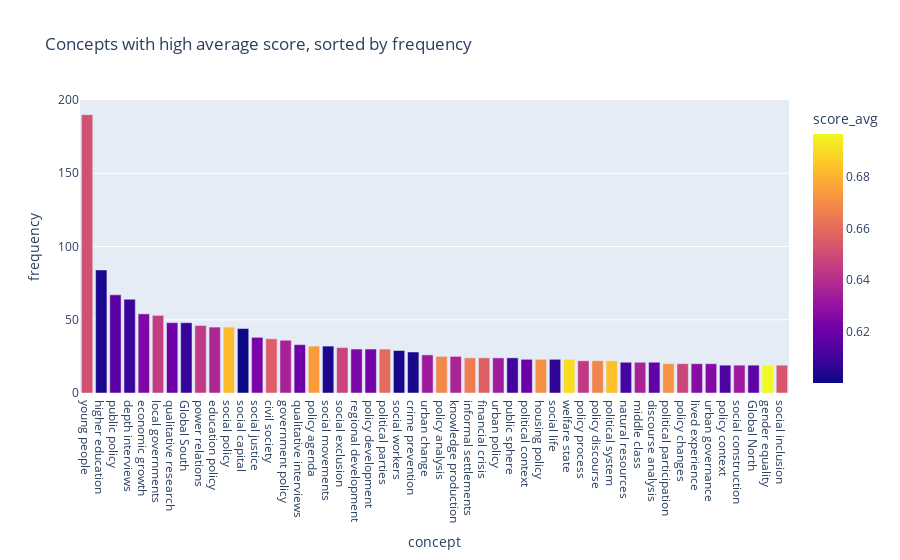

Notebook code cell kept with this figure:
### Markdown cell above
### 4.2 Solution 1: prefiltering by `score_avg` and sorting by `frequency`

By doing so, we aim at extracting concepts that are both frequent and tend to be very relevant (within their documents).

### Code cell
temp = concepts_unique.query("score_avg > 0.6").sort_values("frequency", ascending=False)

px.bar(temp[:50],
       title="Concepts with high average score, sorted by frequency",
       x="concept", y="frequency", 
       color="score_avg")

### Figure 1 — Plotly figure (JSON) as saved in the notebook; plotly's stock layout.template omitted (floating-point values rounded to 4 significant figures)
{"data": [{"alignmentgroup": "True", "hovertemplate": "concept=%{x}<br>frequency=%{y}<br>score_avg=%{marker.color}<extra></extra>", "legendgroup": "", "marker": {"color": [0.6519, 0.603, 0.6165, 0.609, 0.6247, 0.6451, 0.6207, 0.6082, 0.644, 0.6378, 0.6819, 0.6004, 0.6232, 0.6557, 0.636, 0.6206, 0.6741, 0.6034, 0.6474, 0.6243, 0.622, 0.6601, 0.602, 0.6027, 0.6331, 0.6687, 0.6366, 0.6654, 0.6564, 0.6337, 0.6099, 0.6195, 0.6706, 0.6065, 0.6898, 0.6437, 0.6677, 0.6832, 0.6112, 0.6361, 0.6172, 0.6716, 0.6473, 0.6271, 0.626, 0.6128, 0.6332, 0.6167, 0.6964, 0.6531], "coloraxis": "coloraxis"}, "name": "", "offsetgroup": "", "orientation": "v", "showlegend": false, "textposition": "auto", "type": "bar", "x": ["young people", "higher education", "public policy", "depth interviews", "economic growth", "local governments", "qualitative research", "Global South", "power relations", "education policy", "social policy", "social capital", "social justice", "civil society", "government policy", "qualitative interviews", "policy agenda", "social movements", "social exclusion", "regional development", "policy development", "political parties", "social workers", "crime prevention", "urban change", "policy analysis", "knowledge production", "informal settlements", "financial crisis", "urban policy", "public sphere", "political context", "housing policy", "social life", "welfare state", "policy process", "policy discourse", "political system", "natural resources", "middle class", "discourse analysis", "political participation", "policy changes", "lived experience", "urban governance", "policy context", "social construction", "Global North", "gender equality", "social inclusion"], "xaxis": "x", "y": [190, 84, 67, 64, 54, 53, 48, 48, 46, 45, 45, 44, 38, 37, 36, 33, 32, 32, 31, 30, 30, 30, 29, 28, 26, 25, 25, 24, 24, 24, 24, 23, 23, 23, 23, 22, 22, 22, 21, 21, 21, 20, 20, 20, 20, 19, 19, 19, 19, 19], "yaxis": "y"}], "layout": {"autosize": true, "barmode": "relative", "coloraxis": {"colorbar": {"title": {"text": "score_avg"}}, "colorscale": [[0, "#0d0887"], [0.1111, "#46039f"], [0.2222, "#7201a8"], [0.3333, "#9c179e"], [0.4444, "#bd3786"], [0.5556, "#d8576b"], [0.6667, "#ed7953"], [0.7778, "#fb9f3a"], [0.8889, "#fdca26"], [1, "#f0f921"]]}, "legend": {"tracegroupgap": 0}, "title": {"text": "Concepts with high average score, sorted by frequency"}, "xaxis": {"anchor": "y", "autorange": true, "domain": [0, 1], "range": [-0.5, 49.5], "title": {"text": "concept"}, "type": "category"}, "yaxis": {"anchor": "x", "autorange": true, "domain": [0, 1], "range": [0, 200], "title": {"text": "frequency"}, "type": "linear"}}}
